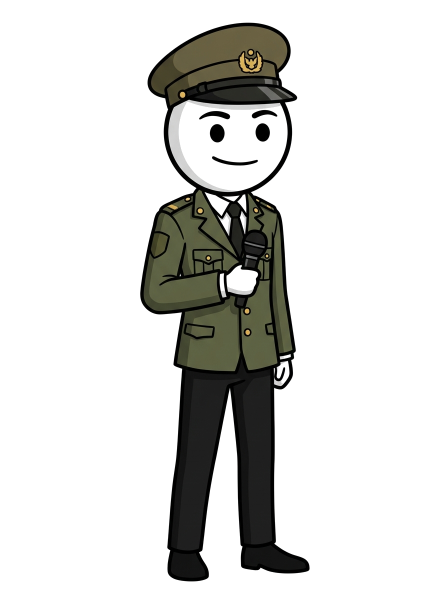
#> input picture assets/characters/defense_finance/boskafa_tactical_host.png, 896 x 1200 px, given in place of crayon_cockpit_bg.jpg, which was not available (shown at 1/2 size)
$ python -i aviation_scenes.py   (imports and definitions only)
#> lines starting #> are read from the running program, lines starting #| are printed output that depends on the picture
### src/stickman_engine/articulated_rig.py
"""
articulated_rig.py
==================
Advanced 2D Articulated Kinematic Rigging Engine with:
1. True Ankle Roll & Foot Kinematics (Heel-strike, foot-flat, toe-off, swing bend).
2. Articulated Arms & Expressive Hands (Yoke grip, radio mic to mouth, pointing, panic gestures).
3. Aviation Blackbox & Travel Archetypes:
   - Airline Captain (Peaked cap, 4 gold epaulettes, yoke grip & control inputs).
   - First Officer (3 gold stripes, alarmed pointing at instruments, panic reaction).
   - ATC Tower Controller (Aviation headset, boom mic, radio push-to-talk mic action).
   - NTSB Crash Investigator (Hi-vis vest, magnifying glass, inspection clipboard).
   - Traveler / Vlogger (Full walk cycle with foot roll, coffee sip, smartphone GPS, backpack).
"""

import math
import random
from typing import Tuple, Optional, Dict, Any, List
from PIL import Image, ImageDraw, ImageFont

from .bubble import get_engine_font


# [16 lines left out: function solve_ik, not called in this run]


class ArticulatedRig:
    """Renders highly expressive, fully articulated vector stickmen for Aviation & Travel."""

    def __init__(self, scale: float = 1.0):
        self.scale = scale

        # Limb segments
        self.thigh_len = 84.0 * scale
        self.shin_len = 88.0 * scale
        self.foot_len = 34.0 * scale
        self.upper_arm = 54.0 * scale
        self.forearm = 52.0 * scale
        self.torso_h = 138.0 * scale
        self.torso_w = 70.0 * scale
        self.head_r = 54.0 * scale

    # [453 lines left out: functions draw_foot, draw_hand, draw_aviation_character, draw_travel_walking_rig, not called in this run]

### src/stickman_engine/overlay.py
"""
overlay.py
==========
Compositing and video export engine for the Stickman Video Production Engine.
Outputs:
1. Direct Composite over user footage (Travel camera footage / background video or photo).
2. Green Screen MP4 for universal video editor chroma-keying.
3. Transparent MOV (ProRes 4444) with full alpha channel.
4. Auto-audio muxing with cloned voiceover / internal monologue narration.
"""

import os
import shutil
import tempfile
import subprocess
from pathlib import Path
from typing import Optional, Tuple, Dict, Any, List
import numpy as np
from PIL import Image, ImageDraw, ImageFilter

from .character import StickmanCharacter, CharacterState, ProceduralStickman
from .bubble import ComicBubble, ThoughtBubble, InfoBadge
from .animator import StickmanTimeline, MotionPath

W = 1920
H = 1080

def get_ffmpeg_binary() -> str:
    """Finds best ffmpeg executable (bundled imageio_ffmpeg or system)."""
    bundled = Path(".venv/lib/python3.14/site-packages/imageio_ffmpeg/binaries/ffmpeg-macos-aarch64-v7.1")
    if bundled.exists():
        return str(bundled)
    system = shutil.which("ffmpeg")
    if system:
        return system
    return "ffmpeg"


class StickmanOverlayCompositor:
    """Renders animated stickman layers and composites them over travel footage or backdrops."""

    # [219 lines left out: functions __init__, generate_travel_monologue_frame, render_overlay_video, not called in this run]

### src/stickman_engine/aviation_scenes.py
"""
aviation_scenes.py
==================
High-fidelity BlackboxAudioo & Aviation Documentary Scene Production Engine.
Supports:
1. 100% Crayon Capital Style Cockpit CVR Scene:
   - 2D Illustrated Boeing 737 cockpit background (sheepskin seats, glowing PFDs, blizzard storm).
   - Captain Wheaton firmly holding flight control yoke.
   - First Officer Pettit screaming in panic and urgently pointing at Master Warning.
   - Turbulence physics, flashing alarms, bouncy CVR dialogue balloons.
2. Crayon ATC Tower Scene:
   - Sweeping green radar scope, radio mic to mouth, green TX flash, runway lights.
3. NTSB Crash Investigation Scene:
   - Official forensic lab, magnifying glass inspecting the bright orange Flight Data Recorder (Black Box).
"""

import os
import math
import subprocess
from pathlib import Path
from typing import Optional, Tuple, Dict, Any, List
from PIL import Image, ImageDraw, ImageFont, ImageOps

from .articulated_rig import ArticulatedRig
from .bubble import ComicBubble, InfoBadge, get_engine_font
from .animator import StickmanTimeline
from .overlay import get_ffmpeg_binary

W = 1920
H = 1080


class AviationSceneProducer:
    """Produces broadcast-quality animated aviation scenes for BlackboxAudioo."""

    def __init__(self, width: int = 1920, height: int = 1080, fps: int = 25):
        self.w = width
        self.h = height
        self.fps = fps
        self.rig = ArticulatedRig(scale=1.2)
        self.ffmpeg_bin = get_ffmpeg_binary()

    def render_crayon_cockpit_scene(
        self,
        output_path: str,
        flight_name: str = "AIR FLORIDA FLIGHT 90",
        situation_title: str = "POTOMAC RIVER APPROACH // CRITICAL STALL WARNING",
        captain_dialogue: str = "Yes it is, there's eighty knots...",
        fo_dialogue: str = "Larry, that don't look right, does it?",
        bank_angle: float = 38.0,
        duration_sec: float = 6.0,
        audio_path: Optional[str] = None,
    ) -> Path:
        """
        Renders an authentic, broadcast-grade CVR cockpit scene matching Crayon Capital aesthetic.
        """
#> called with flight_name = 'AIR FLORIDA FLIGHT 90', captain_dialogue = "Yes it is, there's eighty knots...", fo_dialogue = "Larry, that don't look right, does it?", bank_angle = 38, duration_sec = 6
        out_p = Path(output_path)
        out_p.parent.mkdir(parents=True, exist_ok=True)
        total_frames = int(round(duration_sec * self.fps))

        # Load assets
        bg_path = Path("assets/crayon_cockpit_bg.jpg")
        bg_raw = Image.open(bg_path).convert("RGBA").resize((self.w, self.h), Image.Resampling.LANCZOS)
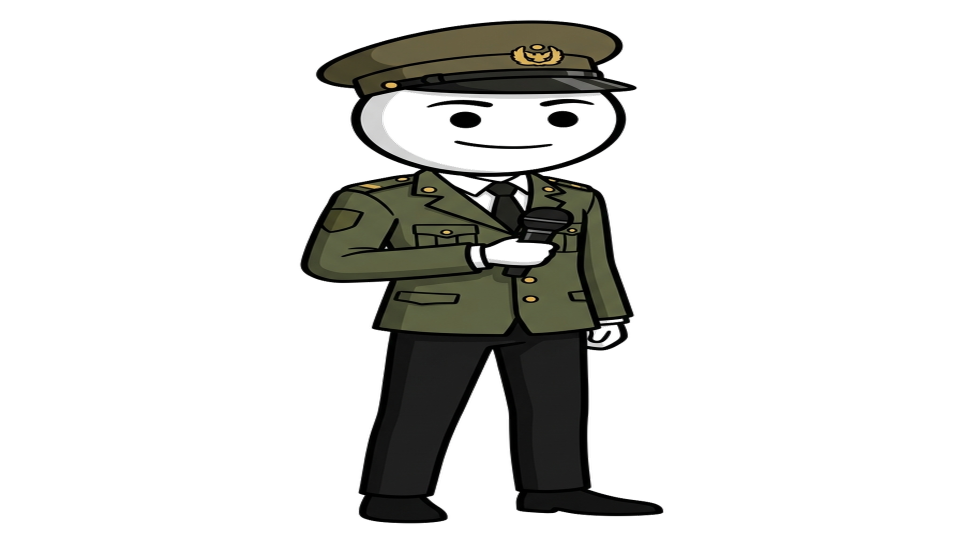
#> bg_raw: PIL image 1920x1080 RGBA (shown at 1/2 size); mean R, G, B, A 12.3, 12.4, 10.1, 48.9; transparent parts drawn white

        cap_img_raw = Image.open("assets/characters/aviation/crayon_captain_yoke.png").convert("RGBA")
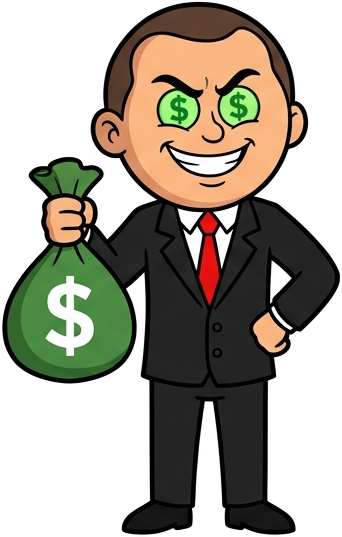
#> input picture assets/characters/defense_finance/crayon_defense_ceo.png, 342 x 537 px, given in place of crayon_captain_yoke.png, which was not available
#> cap_img_raw is the input picture: PIL image 342x537 RGBA; mean R, G, B, A 167.8, 162.8, 150.9, 146
        fo_img_raw = Image.open("assets/characters/aviation/crayon_fo_pointing.png").convert("RGBA")

        # Scale characters to fit cockpit seats
        cap_target_h = 560
        cap_scale = cap_target_h / cap_img_raw.height
#> cap_scale = 1.04
        cap_img = cap_img_raw.resize((int(cap_img_raw.width * cap_scale), cap_target_h), Image.Resampling.LANCZOS)
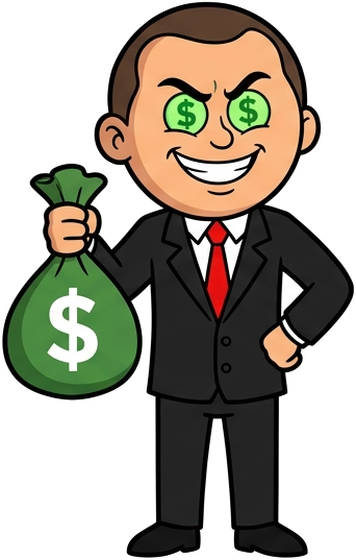
#> cap_img: PIL image 356x560 RGBA; mean R, G, B, A 63.4, 58.4, 46.5, 146; transparent parts drawn white

        fo_target_h = 540
        fo_scale = fo_target_h / fo_img_raw.height
#> fo_scale = 1.01
        fo_img = fo_img_raw.resize((int(fo_img_raw.width * fo_scale), fo_target_h), Image.Resampling.LANCZOS)
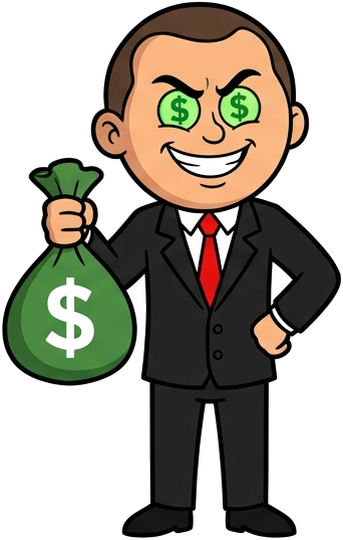
#> fo_img: PIL image 343x540 RGBA; mean R, G, B, A 63.1, 58.2, 46.2, 146.1; transparent parts drawn white

        ffmpeg_cmd = [
            self.ffmpeg_bin,
            "-y",
            "-f", "rawvideo",
            "-vcodec", "rawvideo",
            "-s", f"{self.w}x{self.h}",
            "-pix_fmt", "rgba",
            "-r", str(self.fps),
            "-i", "-",
        ]

        if audio_path and Path(audio_path).exists():
            ffmpeg_cmd.extend(["-i", str(audio_path)])

        ffmpeg_cmd.extend([
            "-c:v", "libx264",
            "-preset", "veryfast",
            "-crf", "18",
            "-pix_fmt", "yuv420p",
        ])

        if audio_path and Path(audio_path).exists():
            ffmpeg_cmd.extend(["-c:a", "aac", "-b:a", "192k", "-shortest"])

        ffmpeg_cmd.append(str(out_p))

#> (the run stopped early here; a loop or call above may not have finished)
